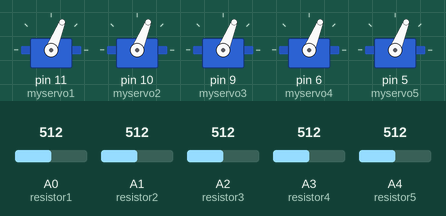
A sketch run on a simulated Arduino Uno, built with avr-gcc and run on an emulated ATmega328P. Shown: 5 × servo. Inputs (shaded band) come from the test bench; at power-on: A0 (resistor1) = 512, A1 (resistor2) = 512, A2 (resistor3) = 512, A3 (resistor4) = 512, A4 (resistor5) = 512.

Above: at 1.2 s.
1.3 s: A0 (resistor1) set to 716
At 2.3 s:
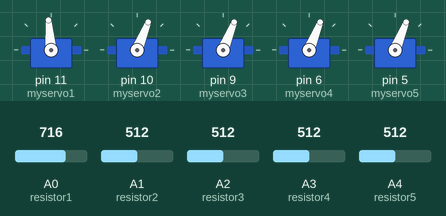
2.8 s: A1 (resistor2) set to 716
At 3.5 s:
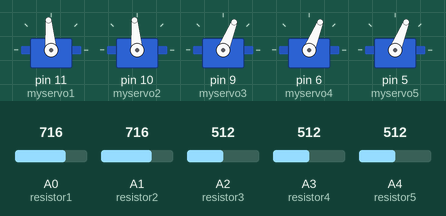
4.3 s: A2 (resistor3) set to 716
At 4.6 s:
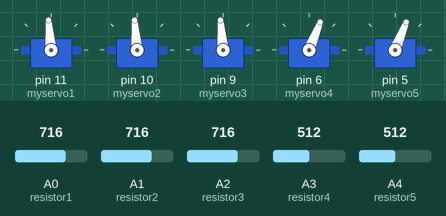
5.8 s: A3 (resistor4) set to 716
At 6.9 s:
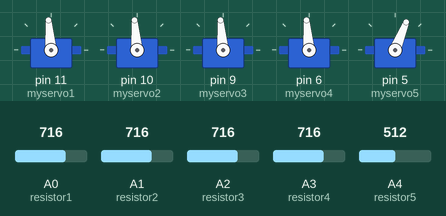
7.3 s: A4 (resistor5) set to 716
At 8.1 s:
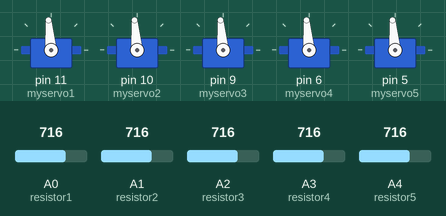
8.8 s: A0 (resistor1) set to 992
At 9.3 s:
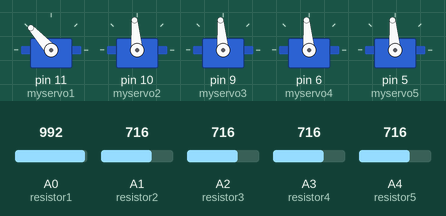
Timing chart, 0 to 11.3 s (numbered marks = the images above; inputs shaded):
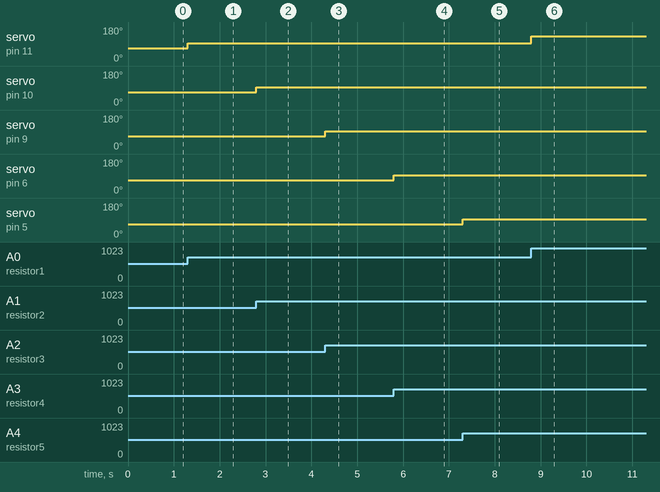

The sketch:

servo_resistor_robot_arm.ino
```cpp
#include <Servo.h>
Servo myservo1;
Servo myservo2;
Servo myservo3;
Servo myservo4;
Servo myservo5;
float resistor1 = A0;
float resistor2 = A1;
float resistor3 = A2;
float resistor4 = A3;
float resistor5 = A4;

float anglemotor1;
float anglemotor2;
float anglemotor3;
float anglemotor4;
float anglemotor5;

float anglemotor11;
float anglemotor21;
float anglemotor31;
float anglemotor41;
float anglemotor51;

void setup() {
  // put your setup code here, to run once:
myservo1.attach(11);
myservo2.attach(10);
myservo3.attach(9);
myservo4.attach(6);
myservo5.attach(5);
}

void loop() {
  // put your main code here, to run repeatedly:
  anglemotor1 = analogRead(resistor1);
  anglemotor2 = analogRead(resistor2);
  anglemotor3 = analogRead(resistor3);
  anglemotor4 = analogRead(resistor4);
  anglemotor5 = analogRead(resistor5);

  anglemotor11= anglemotor1*90/675;
  anglemotor21= anglemotor2*90/675;
  anglemotor31= anglemotor3*90/675;
  anglemotor41= anglemotor4*90/675;
  anglemotor51= anglemotor5*90/675;

  myservo1.write(anglemotor11);
  myservo2.write(anglemotor21);
  myservo3.write(anglemotor31);
  myservo4.write(anglemotor41);
  myservo5.write(anglemotor51);

}
```

Measured:
- after the input at 1.3 s, servo on pin 11 (myservo1): 68° → 95° at once
- after the input at 2.8 s, servo on pin 10 (myservo2): 68° → 95° at once
- after the input at 4.3 s, servo on pin 9 (myservo3): 68° → 95° at once
- after the input at 5.8 s, servo on pin 6 (myservo4): 68° → 95° at once
- after the input at 7.3 s, servo on pin 5 (myservo5): 68° → 95° at once
- after the input at 8.8 s, servo on pin 11 (myservo1): 95° → 132° at once
